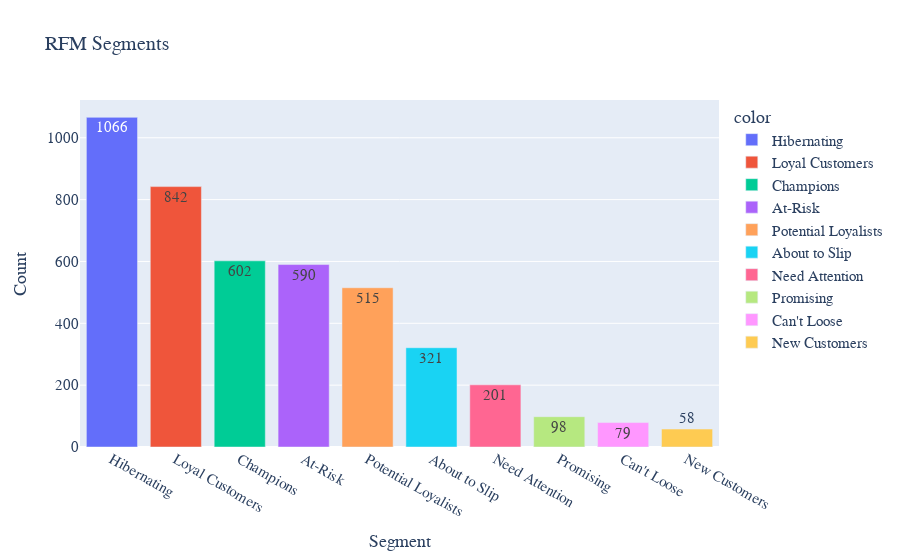

Notebook code for this chart:
### Code cell
import plotly.express as px
#Top 10 most preferred products
segments = new_rfm['rfm_segment'].value_counts()

fig = px.bar(
     x = segments.index,
     y = segments.values,
     color = segments.index,
     text = segments.values,
     title = "RFM Segments"
)
fig.update_layout(
    xaxis_title="Segment",
    yaxis_title="Count",
    font=dict(size=15, family="Arial"),
    title_font=dict(size=20, family="Arial")
)
fig.show()

### Figure 1 — Plotly figure (JSON) as saved in the notebook; plotly's stock layout.template omitted (floating-point values rounded to 4 significant figures)
{"data": [{"alignmentgroup": "True", "hovertemplate": "color=Hibernating<br>x=%{x}<br>y=%{y}<br>text=%{text}<extra></extra>", "legendgroup": "Hibernating", "marker": {"color": "#636efa", "pattern": {"shape": ""}}, "name": "Hibernating", "offsetgroup": "Hibernating", "orientation": "v", "showlegend": true, "text": [1066], "textposition": "auto", "type": "bar", "x": ["Hibernating"], "xaxis": "x", "y": [1066], "yaxis": "y"}, {"alignmentgroup": "True", "hovertemplate": "color=Loyal Customers<br>x=%{x}<br>y=%{y}<br>text=%{text}<extra></extra>", "legendgroup": "Loyal Customers", "marker": {"color": "#EF553B", "pattern": {"shape": ""}}, "name": "Loyal Customers", "offsetgroup": "Loyal Customers", "orientation": "v", "showlegend": true, "text": [842], "textposition": "auto", "type": "bar", "x": ["Loyal Customers"], "xaxis": "x", "y": [842], "yaxis": "y"}, {"alignmentgroup": "True", "hovertemplate": "color=Champions<br>x=%{x}<br>y=%{y}<br>text=%{text}<extra></extra>", "legendgroup": "Champions", "marker": {"color": "#00cc96", "pattern": {"shape": ""}}, "name": "Champions", "offsetgroup": "Champions", "orientation": "v", "showlegend": true, "text": [602], "textposition": "auto", "type": "bar", "x": ["Champions"], "xaxis": "x", "y": [602], "yaxis": "y"}, {"alignmentgroup": "True", "hovertemplate": "color=At-Risk<br>x=%{x}<br>y=%{y}<br>text=%{text}<extra></extra>", "legendgroup": "At-Risk", "marker": {"color": "#ab63fa", "pattern": {"shape": ""}}, "name": "At-Risk", "offsetgroup": "At-Risk", "orientation": "v", "showlegend": true, "text": [590], "textposition": "auto", "type": "bar", "x": ["At-Risk"], "xaxis": "x", "y": [590], "yaxis": "y"}, {"alignmentgroup": "True", "hovertemplate": "color=Potential Loyalists<br>x=%{x}<br>y=%{y}<br>text=%{text}<extra></extra>", "legendgroup": "Potential Loyalists", "marker": {"color": "#FFA15A", "pattern": {"shape": ""}}, "name": "Potential Loyalists", "offsetgroup": "Potential Loyalists", "orientation": "v", "showlegend": true, "text": [515], "textposition": "auto", "type": "bar", "x": ["Potential Loyalists"], "xaxis": "x", "y": [515], "yaxis": "y"}, {"alignmentgroup": "True", "hovertemplate": "color=About to Slip<br>x=%{x}<br>y=%{y}<br>text=%{text}<extra></extra>", "legendgroup": "About to Slip", "marker": {"color": "#19d3f3", "pattern": {"shape": ""}}, "name": "About to Slip", "offsetgroup": "About to Slip", "orientation": "v", "showlegend": true, "text": [321], "textposition": "auto", "type": "bar", "x": ["About to Slip"], "xaxis": "x", "y": [321], "yaxis": "y"}, {"alignmentgroup": "True", "hovertemplate": "color=Need Attention<br>x=%{x}<br>y=%{y}<br>text=%{text}<extra></extra>", "legendgroup": "Need Attention", "marker": {"color": "#FF6692", "pattern": {"shape": ""}}, "name": "Need Attention", "offsetgroup": "Need Attention", "orientation": "v", "showlegend": true, "text": [201], "textposition": "auto", "type": "bar", "x": ["Need Attention"], "xaxis": "x", "y": [201], "yaxis": "y"}, {"alignmentgroup": "True", "hovertemplate": "color=Promising<br>x=%{x}<br>y=%{y}<br>text=%{text}<extra></extra>", "legendgroup": "Promising", "marker": {"color": "#B6E880", "pattern": {"shape": ""}}, "name": "Promising", "offsetgroup": "Promising", "orientation": "v", "showlegend": true, "text": [98], "textposition": "auto", "type": "bar", "x": ["Promising"], "xaxis": "x", "y": [98], "yaxis": "y"}, {"alignmentgroup": "True", "hovertemplate": "color=Can't Loose<br>x=%{x}<br>y=%{y}<br>text=%{text}<extra></extra>", "legendgroup": "Can't Loose", "marker": {"color": "#FF97FF", "pattern": {"shape": ""}}, "name": "Can't Loose", "offsetgroup": "Can't Loose", "orientation": "v", "showlegend": true, "text": [79], "textposition": "auto", "type": "bar", "x": ["Can't Loose"], "xaxis": "x", "y": [79], "yaxis": "y"}, {"alignmentgroup": "True", "hovertemplate": "color=New Customers<br>x=%{x}<br>y=%{y}<br>text=%{text}<extra></extra>", "legendgroup": "New Customers", "marker": {"color": "#FECB52", "pattern": {"shape": ""}}, "name": "New Customers", "offsetgroup": "New Customers", "orientation": "v", "showlegend": true, "text": [58], "textposition": "auto", "type": "bar", "x": ["New Customers"], "xaxis": "x", "y": [58], "yaxis": "y"}], "layout": {"barmode": "relative", "font": {"family": "Arial", "size": 15}, "legend": {"title": {"text": "color"}, "tracegroupgap": 0}, "title": {"font": {"family": "Arial", "size": 20}, "text": "RFM Segments"}, "xaxis": {"anchor": "y", "domain": [0, 1], "title": {"text": "Segment"}}, "yaxis": {"anchor": "x", "domain": [0, 1], "title": {"text": "Count"}}}}
